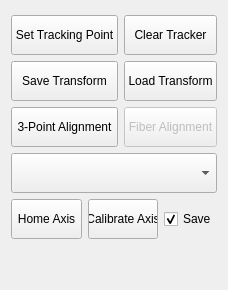
         <widget class="QWidget" name="AdvancedTab">
          <property name="styleSheet">
           <string notr="true">QWidget#AdvancedTab QPushButton {
        background-color: #4d5291;
}

QWidget#AdvancedTab QPushButton:hover {
       background-color: #5b72d1;
}

QWidget#AdvancedTab QPushButton:checked,
QWidget#AdvancedTab QPushButton:pressed {
       background-color: #32a877;
}

QWidget#AdvancedTab QPushButton:disabled {
       background-color: #464a5e;
       color: #797d98;
}
</string>
          </property>
          <attribute name="title">
           <string>Advanced</string>
          </attribute>
          <layout class="QGridLayout" name="advanced_layout">
           <property name="topMargin">
            <number>15</number>
           </property>
           <item row="4" column="0">
            <widget class="QPushButton" name="btn_save_transform">
             <property name="minimumSize">
              <size>
               <width>60</width>
               <height>40</height>
              </size>
             </property>
             <property name="maximumSize">
              <size>
               <width>16777215</width>
               <height>40</height>
              </size>
             </property>
             <property name="text">
              <string>Save Transform</string>
             </property>
            </widget>
           </item>
           <item row="5" column="1">
            <widget class="QPushButton" name="btn_fiber_alignment">
             <property name="enabled">
              <bool>false</bool>
             </property>
             <property name="minimumSize">
              <size>
               <width>60</width>
               <height>40</height>
              </size>
             </property>
             <property name="maximumSize">
              <size>
               <width>16777215</width>
               <height>40</height>
              </size>
             </property>
             <property name="text">
              <string>Fiber Alignment</string>
             </property>
            </widget>
           </item>
           <item row="6" column="0" colspan="2">
            <widget class="QComboBox" name="axis_selector_combo">
             <property name="sizePolicy">
              <sizepolicy hsizetype="Ignored" vsizetype="Fixed">
               <horstretch>0</horstretch>
               <verstretch>0</verstretch>
              </sizepolicy>
             </property>
             <property name="minimumSize">
              <size><width>60</width><height>40</height></size>
             </property>
             <property name="maximumSize">
              <size><width>16777215</width><height>40</height></size>
             </property>
             <property name="toolTip">
              <string>Select the actuator for both Home Axis and Calibrate Axis. X, Y, Z correspond to hardware axes 1, 2, 3, firmware joints J0, J1, J2 and homing words A, B, C respectively. All axes selects all three.</string>
             </property>
            </widget>
           </item>
           <item row="7" column="0" colspan="2">
            <layout class="QHBoxLayout" name="axis_actions_layout" stretch="1,1,0">
             <item>
              <widget class="QPushButton" name="btn_home_axis">
               <property name="sizePolicy">
                <sizepolicy hsizetype="Ignored" vsizetype="Fixed">
                 <horstretch>0</horstretch>
                 <verstretch>0</verstretch>
                </sizepolicy>
               </property>
               <property name="minimumSize">
                <size><width>60</width><height>40</height></size>
               </property>
               <property name="maximumSize">
                <size><width>16777215</width><height>40</height></size>
               </property>
               <property name="text">
                <string>Home Axis</string>
               </property>
              </widget>
             </item>
             <item>
              <widget class="QPushButton" name="btn_calibrate_axis">
               <property name="sizePolicy">
                <sizepolicy hsizetype="Ignored" vsizetype="Fixed">
                 <horstretch>0</horstretch>
                 <verstretch>0</verstretch>
                </sizepolicy>
               </property>
               <property name="minimumSize">
                <size><width>60</width><height>40</height></size>
               </property>
               <property name="maximumSize">
                <size><width>16777215</width><height>40</height></size>
               </property>
               <property name="text">
                <string>Calibrate Axis</string>
               </property>
              </widget>
             </item>
             <item>
              <widget class="QCheckBox" name="save_calibration_checkbox">
               <property name="text">
                <string>Save</string>
               </property>
               <property name="toolTip">
                <string>Save the new calibration to persistent storage. Uncheck to use it only in memory without overwriting the saved calibration.</string>
               </property>
               <property name="checked">
                <bool>true</bool>
               </property>
              </widget>
             </item>
            </layout>
           </item>
           <item row="2" column="1">
            <widget class="QPushButton" name="btn_clear">
             <property name="minimumSize">
              <size>
               <width>60</width>
               <height>40</height>
              </size>
             </property>
             <property name="maximumSize">
              <size>
               <width>16777215</width>
               <height>40</height>
              </size>
             </property>
             <property name="text">
              <string>Clear Tracker</string>
             </property>
            </widget>
           </item>
           <item row="2" column="0">
            <widget class="QPushButton" name="btn_set_tracking">
             <property name="minimumSize">
              <size>
               <width>60</width>
               <height>40</height>
              </size>
             </property>
             <property name="maximumSize">
              <size>
               <width>16777215</width>
               <height>40</height>
              </size>
             </property>
             <property name="text">
              <string>Set Tracking Point</string>
             </property>
            </widget>
           </item>
           <item row="8" column="0" colspan="2">
            <spacer name="verticalSpacer_3">
             <property name="orientation">
              <enum>Qt::Orientation::Vertical</enum>
             </property>
             <property name="sizeType">
              <enum>QSizePolicy::Policy::MinimumExpanding</enum>
             </property>
             <property name="sizeHint" stdset="0">
              <size>
               <width>20</width>
               <height>40</height>
              </size>
             </property>
            </spacer>
           </item>
           <item row="4" column="1">
            <widget class="QPushButton" name="btn_load_transform">
             <property name="minimumSize">
              <size>
               <width>60</width>
               <height>40</height>
              </size>
             </property>
             <property name="maximumSize">
              <size>
               <width>16777215</width>
               <height>40</height>
              </size>
             </property>
             <property name="text">
              <string>Load Transform</string>
             </property>
            </widget>
           </item>
           <item row="5" column="0">
            <widget class="QPushButton" name="btn_3point_alignment">
             <property name="minimumSize">
              <size>
               <width>60</width>
               <height>40</height>
              </size>
             </property>
             <property name="maximumSize">
              <size>
               <width>16777215</width>
               <height>40</height>
              </size>
             </property>
             <property name="text">
              <string>3-Point Alignment</string>
             </property>
            </widget>
           </item>
          </layout>
         </widget>
